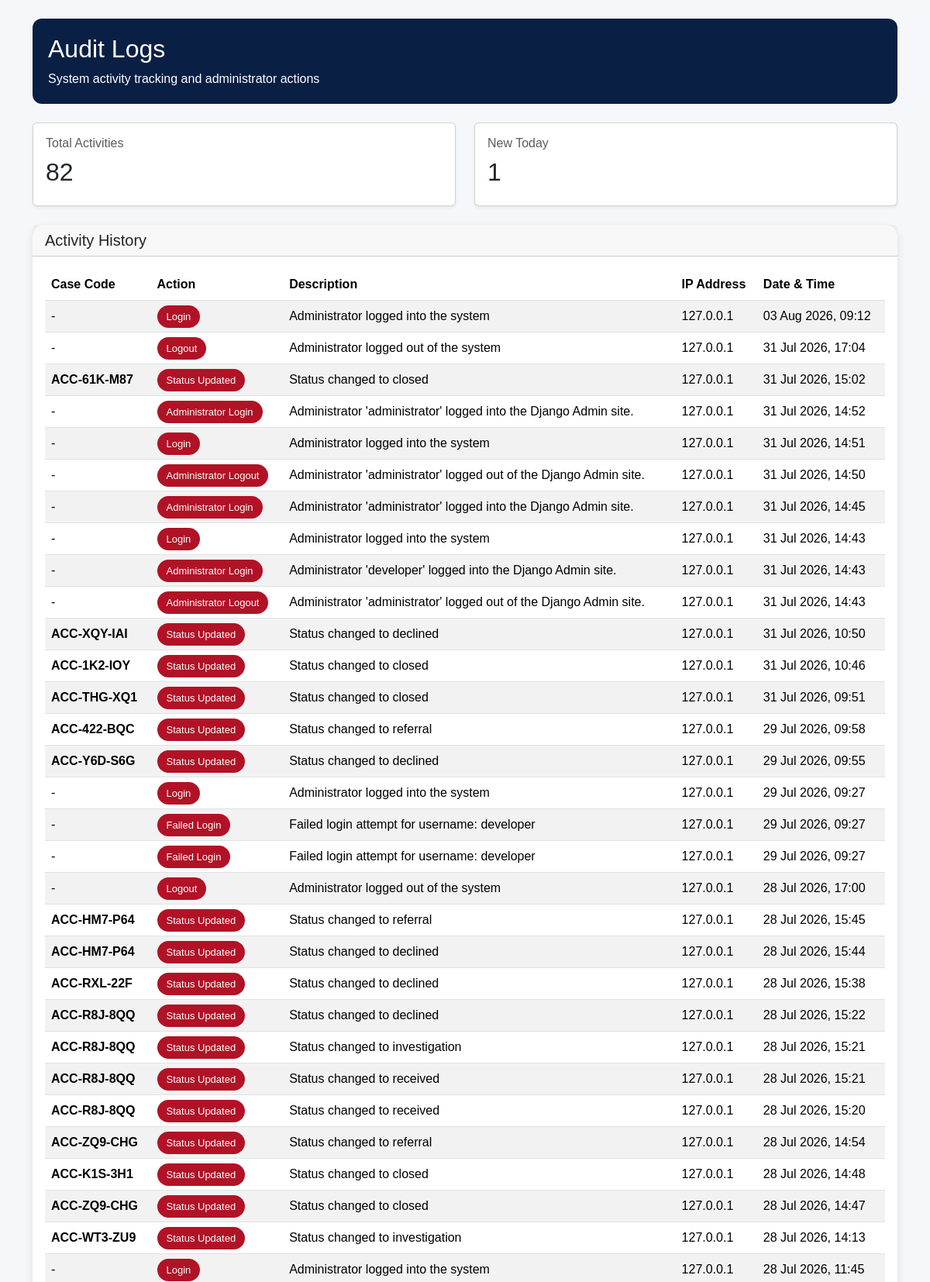
/audit/ (upper part), run on the app's committed database.
### dashboard/models.py (models this page shows, shortened)
class AuditLog(models.Model):
    case = models.ForeignKey(
        Case,
        on_delete=models.CASCADE,
        blank=True,
        null=True
    )
    action = models.CharField(
        max_length=255
    )
    description = models.TextField(
        blank=True,
        null=True
    )
    ip_address = models.GenericIPAddressField(
        blank=True,
        null=True
    )
    user = models.ForeignKey(
        User,
        on_delete=models.SET_NULL,
        null=True,
        blank=True
)
    created_at = models.DateTimeField(
        auto_now_add=True
    )

class Case(models.Model):
    STATUS_CHOICES = [
    ("received", "Received"),
    ("investigation", "Under Investigation"),
    ("referral", "Referral"),
    ("closed", "Closed"),
    ("declined", "Declined"),
]
    SECTOR_CHOICES = [
    ("public", "Public Sector"),
    ("private", "Private Sector"),
    ("none", "None"),
]
    PUBLIC_INSTITUTIONS = [
        ("ministry", "Government Ministry"),
        ("department", "Government Department"),
        ("municipality", "Municipality / Town Council"),
        ("parastatal", "Parastatal"),
        ("police", "Police Service"),
        ("public_health", "Public Health Facility"),
        ("public_school", "Public School"),
        ("public_university", "Public University / College"),
        ("procurement", "Procurement Unit"),
        ("revenue", "Revenue Collection Agency"),
        ("other_public", "Other Public Institution"),
    ]
    PRIVATE_INSTITUTIONS = [
        ("insurance", "Insurance Company"),
        ("telecom", "Telecommunications"),
        ("transport", "Transport Company"),
        ("construction", "Construction Company"),
        ("textile", "Textile / Manufacturing"),
        ("retail", "Retail Business"),
        ("mining", "Mining Company"),
        ("agriculture", "Agriculture Business"),
        ("hotel", "Hotel / Tourism"),
        ("private_health", "Private Health Facility"),
        ("private_school", "Private School"),
        ("private_university", "Private University / College"),
        ("security", "Security Company"),
        ("other_private", "Other Private Institution"),
    ]
    REGION_CHOICES = [
        ("hhohho", "Hhohho"),
        ("manzini", "Manzini"),
        ("shiselweni", "Shiselweni"),
        ("lubombo", "Lubombo"),
    ]
    AGE_GROUP_CHOICES = [
        ("under18", "Under 18"),
        ("18_24", "18 - 24"),
        ("25_34", "25 - 34"),
        ("35_44", "35 - 44"),
        ("45_54", "45 - 54"),
        ("55_64", "55 - 54"),
        ("65+", "65+"),
    ]
    GENDER_CHOICES = [
        ("male", "Male"),
        ("female", "Female"),
    ]
    case_code = models.CharField(
        max_length=20,
        unique=True
    )
    is_anonymous = models.BooleanField(
        default=True
    )
    name = models.CharField(
        max_length=100,
        blank=True,
        null=True
    )
    surname = models.CharField(
        max_length=100,
        blank=True,
        null=True
    )
    contact = models.CharField(
        max_length=20,
        blank=True,
        null=True
    )
    email = models.EmailField(
        blank=True,
        null=True
    )
    id_number = models.CharField(
        max_length=30,
        blank=True,
        null=True
    )
    nationality = models.CharField(
    max_length=100,
    blank=True,
    null=True
)
    region = models.CharField(
        max_length=20,
        choices=REGION_CHOICES
    )
    location = models.CharField(
        max_length=100
    )
    incident_date = models.DateField()
    incident_time = models.TimeField()
    age_group = models.CharField(
        max_length=20,
        choices=AGE_GROUP_CHOICES
    )
    gender = models.CharField(
        max_length=10,
        choices=GENDER_CHOICES
    )
    sector = models.CharField(
    max_length=20,
    choices=SECTOR_CHOICES,
    default="none",
    blank=True,
    null=True
)
    institution = models.CharField(
        max_length=100,
        blank=True,
        null=True
    )
    amount = models.DecimalField(
        max_digits=12,
        decimal_places=2,
        blank=True,
        null=True
    )
    description = models.TextField()
    evidence = models.FileField(
        upload_to="evidence/",
        blank=True,
        null=True
    )
    status = models.CharField(
        max_length=20,
        choices=STATUS_CHOICES,
        default="received"
    )
    decline_reason = models.TextField(
    blank=True,
    null=True
)
    referral_notes = models.TextField(
    blank=True,
    null=True
)
    account = models.ForeignKey(
        "AnonymousAccount",
        on_delete=models.SET_NULL,
        blank=True,
        null=True,
        related_name="cases"
    )
    created_at = models.DateTimeField(
        auto_now_add=True
    )

### dashboard/views.py (the view)
# urls.py: path('audit/', views.audit_logs, name='audit_logs'),
def audit_logs(request):
    logs = AuditLog.objects.all().order_by('-id')
    total_activities = AuditLog.objects.count()
    today = timezone.now().date()
    new_today = AuditLog.objects.filter(
        created_at__date=today
    ).count()
    for log in logs:
        if log.case:
            log.display_case_code = log.case.case_code
        else:
            log.display_case_code = "-"
        log.display_action = log.action
        if log.description:
            log.display_description = log.description
        else:
            log.display_description = "No description"
        if hasattr(log, "user") and log.user:
            log.display_user = log.user.username
        else:
            log.display_user = "Unknown"
        if log.ip_address:
            log.display_ip = log.ip_address
        else:
            log.display_ip = "Unknown"
    return render(
    request,
    "dashboard/audit_logs.html",
    {
        "logs": logs,
        "total_activities": total_activities,
        "new_today": new_today,
    }
)

### dashboard/templates/dashboard/audit_logs.html (shortened to what this page needs)
<!DOCTYPE html>
<html>
<head>
<link href="https://cdn.jsdelivr.net/npm/bootstrap@5.3.3/dist/css/bootstrap.min.css" rel="stylesheet">
</head>
<body>
<div class="container mt-4">
<div class="header mb-4">
<h2>
Audit Logs
</h2>
<p class="mb-0">
System activity tracking and administrator actions
</p>
</div>
<div class="row mb-4">
    <div class="col-md-6">
        <div class="card shadow-sm">
            <div class="card-body">
                <h6 class="text-muted">
                    Total Activities
                </h6>
                <h2>
                    {{ total_activities }}
                </h2>
            </div>
        </div>
    </div>
    <div class="col-md-6">
        <div class="card shadow-sm">
            <div class="card-body">
                <h6 class="text-muted">
                    New Today
                </h6>
                <h2>
                    {{ new_today }}
                </h2>
            </div>
        </div>
    </div>
</div>
<div class="card card-box">
<div class="card-header">
<h5 class="mb-0">
Activity History
</h5>
</div>
<div class="card-body">
<div class="table-responsive">
<table class="table table-striped align-middle">
<thead>
<tr>
<th>
Case Code
</th>
<th>
Action
</th>
<th>
Description
</th>
<th>
IP Address
</th>
<th>
Date & Time
</th>
</tr>
</thead>
<tbody>
{% for log in logs %}
<tr>
<td>
{% if log.case %}
<span class="fw-bold">
 {{ log.case.case_code }}
</span>
{% else %}
-
{% endif %}
</td>
<td>
<span class="badge-action">
{{ log.display_action }}
</span>
</td>
<td>
 {{ log.display_description }}
</td>
<td>
{{ log.display_ip }}
</td>
<td>
{{ log.created_at|date:"d M Y, H:i" }}
</td>
</tr>
{% empty %}
<tr>
<td colspan="5" class="text-center text-muted">
No activity recorded yet
</td>
</tr>
{% endfor %}
</tbody>
</table>
</div>
</div>
</div>
</div>
</body>
</html>

### dashboard/templates/dashboard/audit_logs.html (style rules this page uses)
body { background:#f5f7fa; font-family: Arial, sans-serif; }
.header { background:#0A1F44; color:white; padding:20px; border-radius:12px; }
.badge-action { background:#B11226; color:white; padding:7px 12px; border-radius:20px; font-size:13px; }
.card-box { border-radius:15px; box-shadow:0 4px 12px rgba(0,0,0,0.1); border:none; }
.table thead { background:#0A1F44; color:white; }

### data on the page
AuditLog: display_action "Login", display_description "Administrator logged into the system", display_ip "127.0.0.1", created_at "03 Aug 2026, 09:12"
AuditLog: display_action "Logout", display_description "Administrator logged out of the system", display_ip "127.0.0.1", created_at "31 Jul 2026, 17:04"
AuditLog: case.case_code "ACC-61K-M87", display_action "Status Updated", display_description "Status changed to closed", display_ip "127.0.0.1", created_at "31 Jul 2026, 15:02"
AuditLog: display_action "Administrator Login", display_description "Administrator 'administrator' logged into the Django Admin site.", display_ip "127.0.0.1", created_at "31 Jul 2026, 14:52"
AuditLog: display_action "Login", display_description "Administrator logged into the system", display_ip "127.0.0.1", created_at "31 Jul 2026, 14:51"
AuditLog: display_action "Administrator Logout", display_description "Administrator 'administrator' logged out of the Django Admin site.", display_ip "127.0.0.1", created_at "31 Jul 2026, 14:50"
AuditLog: display_action "Administrator Login", display_description "Administrator 'administrator' logged into the Django Admin site.", display_ip "127.0.0.1", created_at "31 Jul 2026, 14:45"
AuditLog: display_action "Login", display_description "Administrator logged into the system", display_ip "127.0.0.1", created_at "31 Jul 2026, 14:43"
AuditLog: display_action "Administrator Login", display_description "Administrator 'developer' logged into the Django Admin site.", display_ip "127.0.0.1", created_at "31 Jul 2026, 14:43"
AuditLog: display_action "Administrator Logout", display_description "Administrator 'administrator' logged out of the Django Admin site.", display_ip "127.0.0.1", created_at "31 Jul 2026, 14:43"
AuditLog: case.case_code "ACC-XQY-IAI", display_action "Status Updated", display_description "Status changed to declined", display_ip "127.0.0.1", created_at "31 Jul 2026, 10:50"
AuditLog: case.case_code "ACC-1K2-IOY", display_action "Status Updated", display_description "Status changed to closed", display_ip "127.0.0.1", created_at "31 Jul 2026, 10:46"
AuditLog: case.case_code "ACC-THG-XQ1", display_action "Status Updated", display_description "Status changed to closed", display_ip "127.0.0.1", created_at "31 Jul 2026, 09:51"
AuditLog: case.case_code "ACC-422-BQC", display_action "Status Updated", display_description "Status changed to referral", display_ip "127.0.0.1", created_at "29 Jul 2026, 09:58"
AuditLog: case.case_code "ACC-Y6D-S6G", display_action "Status Updated", display_description "Status changed to declined", display_ip "127.0.0.1", created_at "29 Jul 2026, 09:55"
AuditLog: display_action "Login", display_description "Administrator logged into the system", display_ip "127.0.0.1", created_at "29 Jul 2026, 09:27"
AuditLog: display_action "Failed Login", display_description "Failed login attempt for username: developer", display_ip "127.0.0.1", created_at "29 Jul 2026, 09:27"
AuditLog: display_action "Failed Login", display_description "Failed login attempt for username: developer", display_ip "127.0.0.1", created_at "29 Jul 2026, 09:27"
AuditLog: display_action "Logout", display_description "Administrator logged out of the system", display_ip "127.0.0.1", created_at "28 Jul 2026, 17:00"
AuditLog: case.case_code "ACC-HM7-P64", display_action "Status Updated", display_description "Status changed to referral", display_ip "127.0.0.1", created_at "28 Jul 2026, 15:45"
AuditLog: case.case_code "ACC-HM7-P64", display_action "Status Updated", display_description "Status changed to declined", display_ip "127.0.0.1", created_at "28 Jul 2026, 15:44"
AuditLog: case.case_code "ACC-RXL-22F", display_action "Status Updated", display_description "Status changed to declined", display_ip "127.0.0.1", created_at "28 Jul 2026, 15:38"
AuditLog: case.case_code "ACC-R8J-8QQ", display_action "Status Updated", display_description "Status changed to declined", display_ip "127.0.0.1", created_at "28 Jul 2026, 15:22"
AuditLog: case.case_code "ACC-R8J-8QQ", display_action "Status Updated", display_description "Status changed to investigation", display_ip "127.0.0.1", created_at "28 Jul 2026, 15:21"
AuditLog: case.case_code "ACC-R8J-8QQ", display_action "Status Updated", display_description "Status changed to received", display_ip "127.0.0.1", created_at "28 Jul 2026, 15:21"
AuditLog: case.case_code "ACC-R8J-8QQ", display_action "Status Updated", display_description "Status changed to received", display_ip "127.0.0.1", created_at "28 Jul 2026, 15:20"
AuditLog: case.case_code "ACC-ZQ9-CHG", display_action "Status Updated", display_description "Status changed to referral", display_ip "127.0.0.1", created_at "28 Jul 2026, 14:54"
AuditLog: case.case_code "ACC-K1S-3H1", display_action "Status Updated", display_description "Status changed to closed", display_ip "127.0.0.1", created_at "28 Jul 2026, 14:48"
AuditLog: case.case_code "ACC-ZQ9-CHG", display_action "Status Updated", display_description "Status changed to closed", display_ip "127.0.0.1", created_at "28 Jul 2026, 14:47"
AuditLog: case.case_code "ACC-WT3-ZU9", display_action "Status Updated", display_description "Status changed to investigation", display_ip "127.0.0.1", created_at "28 Jul 2026, 14:13"
AuditLog: display_action "Login", display_description "Administrator logged into the system", display_ip "127.0.0.1", created_at "28 Jul 2026, 11:45"

### other printed values
{{ total_activities }} "82"
{{ new_today }} "1"
